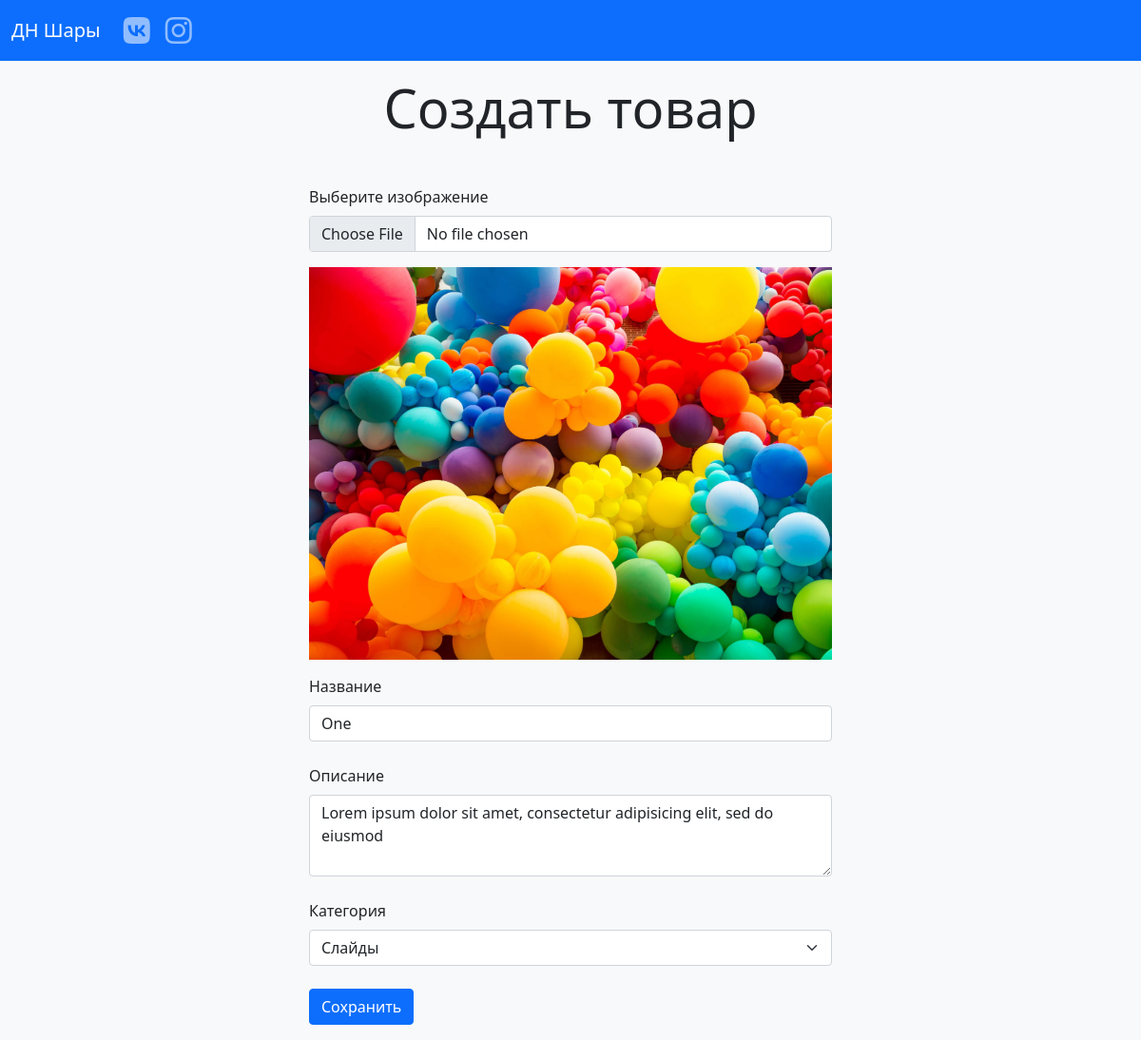
Screenshot of /product-form.php?id=1 with the database file from the repository.
### tables this page shows
CREATE TABLE `products` (
  `id` int(11) NOT NULL,
  `user_id` int(11) NOT NULL,
  `category_id` int(11) NOT NULL,
  `image_name` varchar(55) NOT NULL,
  `title` varchar(255) NOT NULL,
  `description` text NOT NULL,
  `price` int(11) DEFAULT NULL
);

CREATE TABLE `categories` (
  `id` int(11) NOT NULL,
  `name` varchar(255) NOT NULL
);

### config.php (called while the page is built)
<?php
$dns = 'mysql:host=localhost;dbname=balloons;charset=utf8';
$user = 'root';
$password = '';

### includes/classes/Model.php (called while the page is built, shortened)
<?php
class Model
{
    protected $tableName;
    private $pdo;
    public function __construct() {
        include __DIR__ . '/../../config.php';
        $this->pdo = new PDO($dns, $user, $password);
        $this->pdo->setAttribute(PDO::ATTR_ERRMODE, PDO::ERRMODE_EXCEPTION);
    }
    private function query($sql, $params = [])
    {
        $query = $this->pdo->prepare($sql);
        $query->execute($params);
        $query->setFetchMode(PDO::FETCH_CLASS, get_called_class());
        return $query;
    }
    public function get($column, $value)
    {
        $sql = "SELECT * FROM $this->tableName WHERE $column = :$column";
        $params = [":$column" => $value];
        $query = $this->query($sql, $params);
        return $query->fetch();
    }
    public function getAll($where = [], $params = [])
    {
        $sql = "SELECT * FROM $this->tableName";
        if (isset($params['order_by'])) {
            if ($params['order_by'][0] === '-') {
                $sql .= ' ORDER BY ' . substr($params['order_by'], 1) . ' DESC';
            } else {
                $sql .= ' ORDER BY ' . $params['order_by'] . ' ASC';
            }
        }
        $query = $this->query($sql, $where);
        return $query->fetchAll();
    }
}

### includes/classes/ProductModel.php (called while the page is built, shortened)
<?php
include_once 'Model.php';
class ProductModel extends Model
{
    public function getImageUrl()
    {
        $httpsOrHttp = isset($_SERVER['HTTPS']) && $_SERVER['HTTPS'] === 'on' ? 'https' : 'http';
        $host = $_SERVER['HTTP_HOST'];
        $url = "/images/$this->image_name";
        return $httpsOrHttp . '://' . $host . $url;
    }
}

### product-form.php (the view, shortened to what this page needs)
<?php
include 'header.php';
include 'includes/classes/ProductModel.php';
if (isset($_GET['id'])) {
    $product = (new ProductModel)->get('id', $_GET['id']);
}
$categories = (new CategoryModel)->getAll([], ['order_by' => 'id']);
?>
<div class="product-form mx-auto">
    <h1 class="display-4 text-center mb-5">Создать товар</h1>
    <form action="includes/product-submit" method="post" enctype="multipart/form-data">
        <div class="mb-3">
            <label for="image" class="form-label">Выберите изображение</label>
            <input class="form-control <?= isset($_GET['error']) && substr($_GET['error'], 0, strlen('image-')) === 'image-' ? 'is-invalid' : '' ?>" type="file" id="image" name="image">
            <div class="mt-3">
                <img src="<?= isset($product) ? $product->getImageUrl() : '' ?>" alt="" id="image-preview" class="w-100">
            </div>
        </div>
        <div class="mb-4">
            <label for="title" class="form-label">Haзвание</label>
            <input type="text" class="form-control <?= isset($_GET['error']) && substr($_GET['error'], 0, strlen('title-')) === 'title-' ? 'is-invalid' : '' ?>" id="title" name="title" value="<?= $_GET['title'] ?? $product->title ?? '' ?>">
        </div>
        <div class="mb-4">
            <label for="description" class="form-label">Описание</label>
            <textarea class="form-control <?= isset($_GET['error']) && substr($_GET['error'], 0, strlen('description-')) === 'description-' ? 'is-invalid' : '' ?>" id="description" name="description" rows="3"><?= $_GET['description'] ?? $product->description ?? '' ?></textarea>
        </div>
        <div class="mb-4">
            <label for="category_id" class="form-label">Категория</label>
            <select class="form-select" id="category_id" name="category_id">
                <?php foreach ($categories as $category): ?>
                    <option
                        value="<?= $category->id ?>"
                        <?= isset($product->category_id) ? $product->category_id == $category->id ? 'selected' : '' : '' ?>
                    >
                        <?= $category->name ?>
                    </option>
                <?php endforeach; ?>
            </select>
        </div>
        <button type="submit" name="product-submit" class="btn btn-primary">Сохранить</button>
    </form>
</div>
<?php include 'footer.php' ?>

### styles.css (style rules this page uses)
@media screen and (min-width: 768px) { .product-form { width: 550px; } }

### rows the page displays
products: image_name (picture), title "One", description "Lorem ipsum dolor sit amet, consectetur adipisicing elit, sed do eiusmod", category_id "Слайды"
